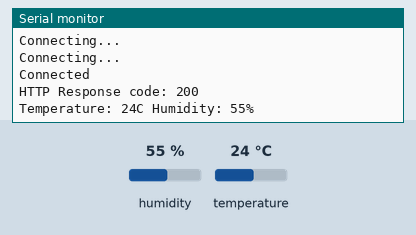
Recording of a sketch running on a simulated ESP32. Parts: the last lines printed to the serial monitor. Inputs (shaded band) come from the test bench; at power-on: humidity 55 %, temperature 24 °C. WiFi joins after 1.5 s; servers stay silent unless stated; uploads are accepted with an empty reply.

Above: at 2.7 s.
2.8 s: humidity set to 22 %
At 3.9 s:
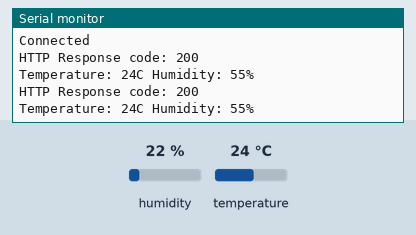
6.0 s: temperature set to 12 °C
At 7.3 s:
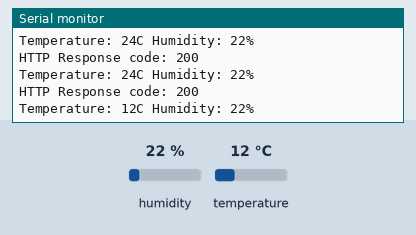
9.2 s: humidity set to 40 %
At 11.0 s:
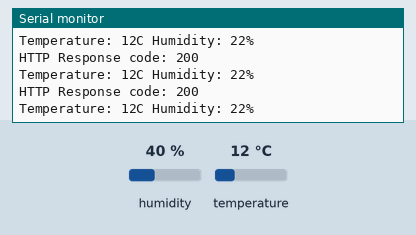
Timing chart, 0 to 12.5 s (numbered marks = the images above; inputs shaded):
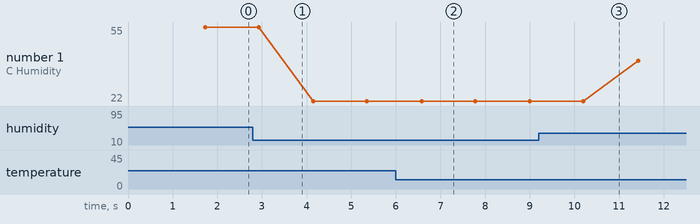

Measured:
- after the input at 6.0 s, the serial monitor: prints a new line after 0.58 s (image 2)
- plotted number 1: 55 → 22 after the input at 2.8 s, 22 → 40 after the input at 9.2 s

The sketch:

Skuska26012023.ino
```cpp
#include <WiFiClientSecure.h>
#include <WiFi.h>
#include <HTTPClient.h>

#include "DHT.h"
#define DHT11PIN 16

WiFiClient wifi;
DHT dht(DHT11PIN, DHT11);

const char* ssid = "qwerty";
const char* pass = "1298347612";

int poc=0;


void setup()
{
  Serial.begin(9600);
  dht.begin();

  WiFi.begin(ssid, pass);
  Serial.println("Connecting");

  while (WiFi.status() != WL_CONNECTED)
  {
    delay(100);
    Serial.println("Connecting...");
  }

  Serial.println("Connected");


}

void loop()
{
  int temperature = dht.readTemperature();
  int humidity = dht.readHumidity();

  if (WiFi.status() == WL_CONNECTED)
  {
    HTTPClient http;
    String server_name = "https://iot-php-tsaruk.azurewebsites.net/WebAzure/skuska26012023/getParameters.php?"; // nazov vasho webu a web stranky, ktoru chcete nacitat
    server_name += "temperature="; // nazov premennej na webe
    server_name += temperature; // hodnota premmenej
    server_name += "&humidity="; // nazov premennej na webe
    server_name += humidity; // hodnota premennej
    http.begin(server_name.c_str());
    int httpResponseCode = http.GET();
    if (httpResponseCode>0) {
        Serial.print("HTTP Response code: ");
        Serial.println(httpResponseCode);
        String payload = http.getString();
        Serial.println(payload);
      }
      else {
        Serial.print("Error code: ");
        Serial.println(httpResponseCode);
      }
      http.end();
  }

  Serial.print("Temperature: ");
  Serial.print(temperature);
  Serial.print("C ");
  Serial.print("Humidity: ");
  Serial.print(humidity);
  Serial.println("%");
  delay(1000);
}
```
